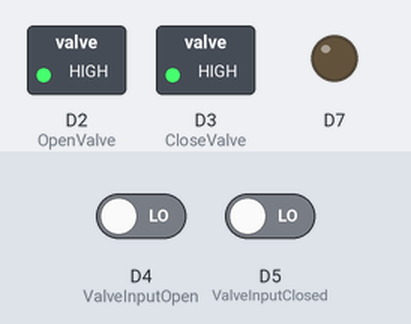
Recording of a sketch running on a simulated Particle Photon. Shown: switched loads named in the sketch (green lamp = pin HIGH), output pins drawn as LEDs (lit = HIGH). Inputs (shaded band) come from the test bench; at power-on: D5 (ValveInputClosed) LOW, D4 (ValveInputOpen) LOW.

Above: at 1.2 s.
1.3 s: D5 (ValveInputClosed) driven HIGH
At 1.7 s:
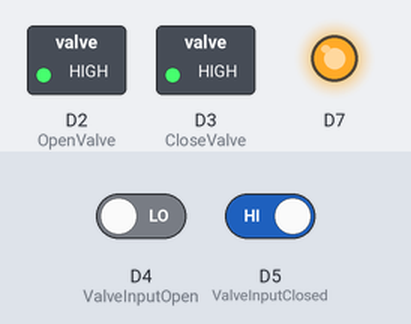
Timing chart, 0 to 4.3 s (numbered marks = the images above; inputs shaded):
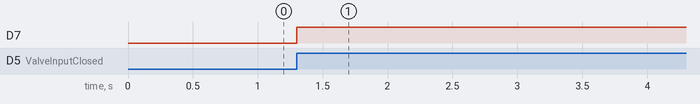

The sketch:

wifi-water-valve.ino
```cpp
/* A Spark function to parse the commands */
int ValveControl(String command);

// We name OpenValve & CloseValve pins
int OpenValve = D2;
int CloseValve = D3;
int ValveInputOpen = D4;
int ValveInputClosed = D5;

int ValveStateClosed = 0;
int ValveStateOpen = 0;
int ValveCurrentState = 3;

// This routine runs only once upon reset
void setup()
{
  //Register Spark function
  Particle.function("ValveAction", ValveControl);
  Particle.variable("ValveState", ValveCurrentState);


  // Initialize pins as an output
  pinMode(OpenValve, OUTPUT);
  pinMode(CloseValve, OUTPUT);
  pinMode(ValveInputOpen, INPUT_PULLDOWN);
  pinMode(ValveInputClosed, INPUT_PULLDOWN);

  pinMode(D7, OUTPUT);

    digitalWrite(CloseValve, HIGH);
    digitalWrite(OpenValve, HIGH);

}

// This routine loops forever
void loop()
{


ValveStateClosed = digitalRead(ValveInputClosed);
ValveStateOpen = digitalRead(ValveInputOpen);

//1 = closed
//0 = open
//2 = between

if (ValveStateClosed == HIGH && ValveStateOpen == LOW) { // Check if valce is closed
digitalWrite(D7, HIGH);
delay(5000);
ValveCurrentState = 1; // set valve as currently closed
} else if (ValveStateClosed == LOW && ValveStateOpen == HIGH) { // Check if valve is open
digitalWrite(D7, LOW);
delay(5000);
ValveCurrentState = 0; // set valve as currently open
}else
ValveCurrentState = 3;
}


int ValveControl(String command)
{
  if (command == "1") {   //close valve
    digitalWrite(CloseValve, LOW);
    delay(5000);
    digitalWrite(CloseValve, HIGH);
    return 1;

  } else {                          // open valve

    digitalWrite(OpenValve, LOW);
    delay(5000);
    digitalWrite(OpenValve, HIGH);
    return 1;
  }
}
```

Measured:
- after the input at 1.3 s, D7: LOW → HIGH at once
